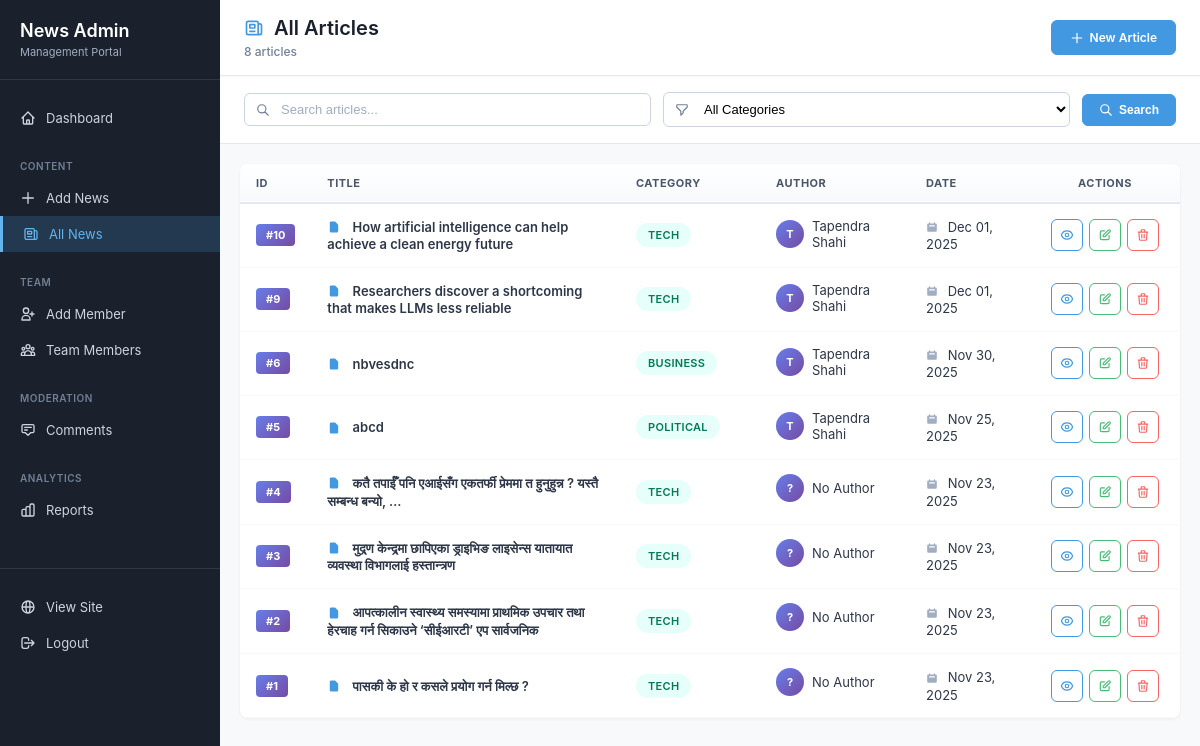
The app's page /custom-admin/news/ (signed in), older data.
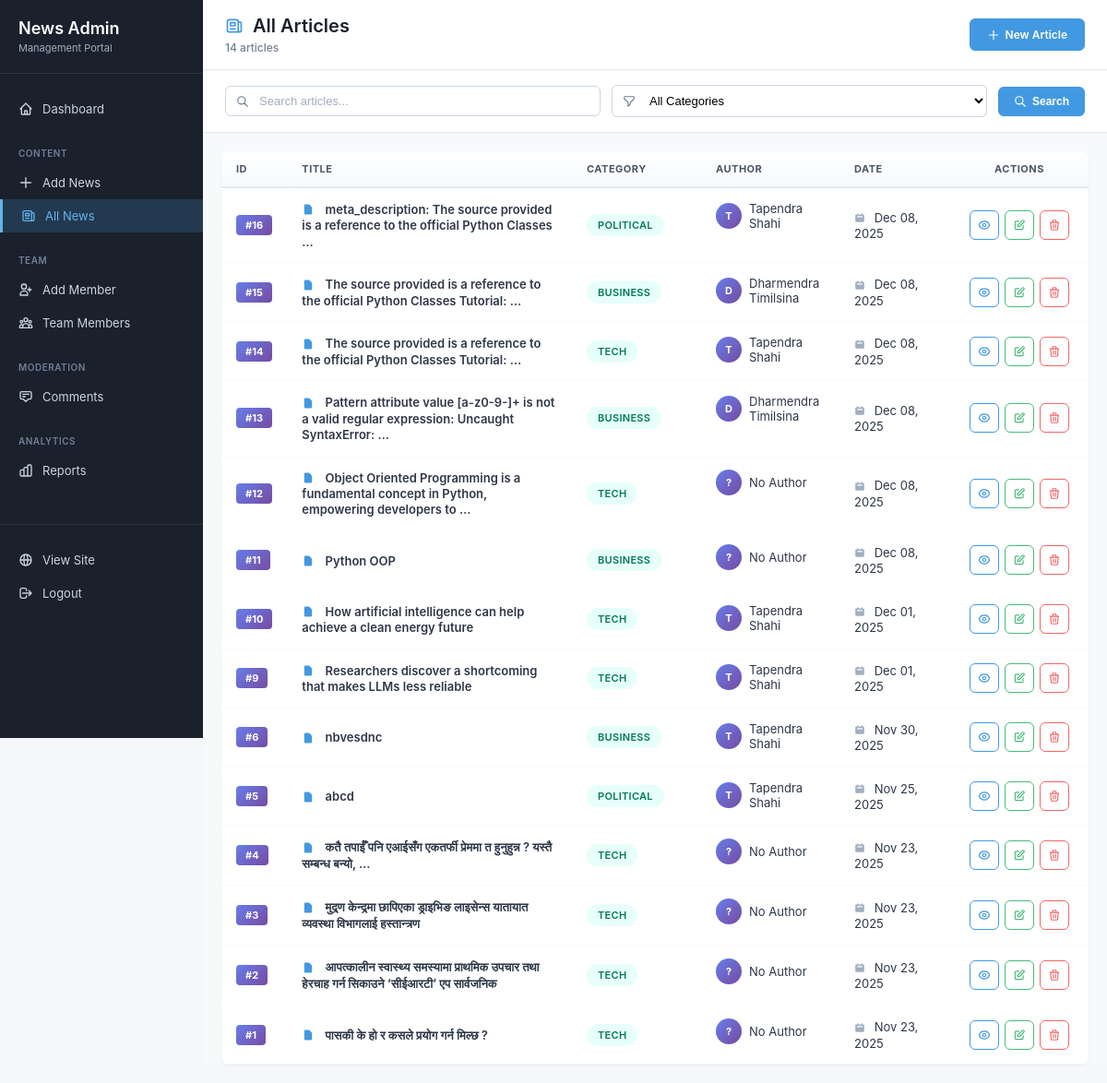
The same page, newer data.
### news/models.py (models this page shows, shortened)
class News(models.Model):
    CATEGORY_CHOICES = [
        ('business', 'Business'),
        ('political', 'Political'),
        ('tech', 'Tech'),
        ('education', 'Education'),
    ]
    VISIBILITY_CHOICES = [
        ('public', 'Public'),
        ('private', 'Private'),
        ('password', 'Password Protected'),
    ]
    title = models.CharField(max_length=255)
    slug = models.SlugField(max_length=255, blank=True, help_text="URL-friendly version of title")
    content = models.TextField()
    excerpt = models.TextField(max_length=300, blank=True, help_text="Brief summary of the article")
    category = models.CharField(max_length=50, choices=CATEGORY_CHOICES, default='business')
    tags = models.CharField(max_length=500, blank=True, help_text="Comma-separated tags")
    author = models.ForeignKey(TeamMember, on_delete=models.SET_NULL, null=True, blank=True, related_name='articles', help_text="Select the author from team members")
    meta_description = models.CharField(max_length=160, blank=True, help_text="SEO meta description")
    visibility = models.CharField(max_length=20, choices=VISIBILITY_CHOICES, default='public')
    publish_date = models.DateTimeField(null=True, blank=True, help_text="Schedule publish date/time")
    created_at = models.DateTimeField(auto_now_add=True)
    updated_at = models.DateTimeField(auto_now=True)
    image = models.ImageField(upload_to='news_images/', blank=True, null=True)
    class Meta:
        ordering = ['-created_at']
        verbose_name = 'News Article'
        verbose_name_plural = 'News Articles'

class TeamMember(models.Model):
    ROLE_CHOICES = [
        ('editor_in_chief', 'Editor-in-Chief'),
        ('tech_editor', 'Tech Editor'),
        ('political_analyst', 'Political Analyst'),
        ('business_reporter', 'Business Reporter'),
        ('sports_reporter', 'Sports Reporter'),
        ('senior_editor', 'Senior Editor'),
        ('staff_writer', 'Staff Writer'),
        ('photographer', 'Photographer'),
        ('video_journalist', 'Video Journalist'),
    ]
    name = models.CharField(max_length=255)
    role = models.CharField(max_length=50, choices=ROLE_CHOICES)
    bio = models.TextField(blank=True, help_text="Brief biography of the team member")
    photo = models.ImageField(upload_to='team_photos/', blank=True, null=True, help_text="Professional headshot")
    email = models.EmailField(blank=True, help_text="Professional email address")
    twitter_url = models.URLField(blank=True, help_text="Twitter profile URL")
    linkedin_url = models.URLField(blank=True, help_text="LinkedIn profile URL")
    is_active = models.BooleanField(default=True, help_text="Is this team member currently active?")
    order = models.IntegerField(default=0, help_text="Display order (lower numbers appear first)")
    joined_date = models.DateField(auto_now_add=True)
    class Meta:
        ordering = ['order', 'name']
        verbose_name = 'Team Member'
        verbose_name_plural = 'Team Members'

### news/admin_views.py (the view)
# urls.py: path('news/', admin_views.admin_news_list, name='news_list'),
@staff_member_required
def admin_news_list(request):
    category = request.GET.get('category', '')
    search = request.GET.get('search', '')
    news_list = News.objects.all().order_by('-created_at')
    if category:
        news_list = news_list.filter(category=category)
    if search:
        news_list = news_list.filter(
            Q(title__icontains=search) | Q(content__icontains=search)
        )
    context = {
        'news_list': news_list,
        'category': category,
        'search': search,
        'categories': News.CATEGORY_CHOICES,
    }
    return render(request, 'admin/custom_news_list.html', context)

### news/templates/admin/custom_news_list.html (shortened to what the changed rows need)
{% extends 'admin/base_custom.html' %}
{% block content %}
<div class="news-list-wrapper">
    <div class="list-header">
        <div class="header-info">
            <h1>
                <svg width="20" height="20" fill="none" stroke="currentColor" viewBox="0 0 24 24">
                    <path stroke-linecap="round" stroke-linejoin="round" stroke-width="2" d="M19 20H5a2 2 0 01-2-2V6a2 2 0 012-2h10a2 2 0 012 2v1m2 13a2 2 0 01-2-2V7m2 13a2 2 0 002-2V9a2 2 0 00-2-2h-2m-4-3H9M7 16h6M7 8h6v4H7V8z"/>
                </svg>
                All Articles
            </h1>
            <p class="header-count">{{ news_list.count }} article{{ news_list.count|pluralize }}</p>
        </div>
    </div>
    <div class="table-container">
        <table class="articles-table">
            <thead>
                <tr>
                    <th style="width: 60px;">ID</th>
                    <th>Title</th>
                    <th style="width: 140px;">Category</th>
                    <th style="width: 150px;">Author</th>
                    <th style="width: 120px;">Date</th>
                    <th style="width: 150px; text-align: center;">Actions</th>
                </tr>
            </thead>
            <tbody>
                {% for news in news_list %}
                <tr>
                    <td>
                        <span class="id-badge">#{{ news.id }}</span>
                    </td>
                    <td class="title-cell">
                        <svg width="14" height="14" fill="currentColor" viewBox="0 0 20 20">
                            <path fill-rule="evenodd" d="M4 4a2 2 0 012-2h4.586A2 2 0 0112 2.586L15.414 6A2 2 0 0116 7.414V16a2 2 0 01-2 2H6a2 2 0 01-2-2V4z"/>
                        </svg>
                        <span class="title-text">{{ news.title|truncatewords:12 }}</span>
                    </td>
                    <td>
                        <span class="category-badge">{{ news.get_category_display }}</span>
                    </td>
                    <td class="author-cell">
                        <div class="author-avatar">{{ news.author.name|slice:":1"|upper|default:"?" }}</div>
                        <span>{{ news.author.name|default:"No Author" }}</span>
                    </td>
                    <td class="date-cell">
                        <svg width="12" height="12" fill="currentColor" viewBox="0 0 20 20">
                            <path fill-rule="evenodd" d="M6 2a1 1 0 00-1 1v1H4a2 2 0 00-2 2v10a2 2 0 002 2h12a2 2 0 002-2V6a2 2 0 00-2-2h-1V3a1 1 0 10-2 0v1H7V3a1 1 0 00-1-1zm0 5a1 1 0 000 2h8a1 1 0 100-2H6z"/>
                        </svg>
                        <span>{{ news.created_at|date:"M d, Y" }}</span>
                    </td>
                    <td>
                        <div class="action-buttons">
                            <a href="/news/{{ news.id }}/" target="_blank" class="btn-action btn-view" title="View">
                            </a>
                            <a href="{% url 'custom_admin:news_edit' news.id %}" class="btn-action btn-edit" title="Edit">
                                <svg width="14" height="14" fill="none" stroke="currentColor" viewBox="0 0 24 24">
                                    <path stroke-linecap="round" stroke-linejoin="round" stroke-width="2" d="M11 5H6a2 2 0 00-2 2v11a2 2 0 002 2h11a2 2 0 002-2v-5m-1.414-9.414a2 2 0 112.828 2.828L11.828 15H9v-2.828l8.586-8.586z"/>
                                </svg>
                            </a>
                            <a href="{% url 'custom_admin:news_delete' news.id %}" class="btn-action btn-delete"
                               onclick="return confirm('Delete this article?')" title="Delete">
                                <svg width="14" height="14" fill="none" stroke="currentColor" viewBox="0 0 24 24">
                                    <path stroke-linecap="round" stroke-linejoin="round" stroke-width="2" d="M19 7l-.867 12.142A2 2 0 0116.138 21H7.862a2 2 0 01-1.995-1.858L5 7m5 4v6m4-6v6m1-10V4a1 1 0 00-1-1h-4a1 1 0 00-1 1v3M4 7h16"/>
                                </svg>
                            </a>
                        </div>
                    </td>
                </tr>
                {% endfor %}
            </tbody>
        </table>
    </div>
</div>
{% endblock %}

Row changes from the older to the newer data that the page shows:
added News: id "16", title "meta_description: The source provided is a reference to the official Python Classes …", category "POLITICAL", author.name "T", author.name "Tapendra Shahi", created_at "Dec 08, 2025"
added News: id "15", title "The source provided is a reference to the official Python Classes Tutorial: …", category "BUSINESS", author.name "D", author.name "Dharmendra Timilsina", created_at "Dec 08, 2025"
added News: id "14", title "The source provided is a reference to the official Python Classes Tutorial: …", category "TECH", author.name "T", author.name "Tapendra Shahi", created_at "Dec 08, 2025"
added News: id "13", title "Pattern attribute value [a-z0-9-]+ is not a valid regular expression: Uncaught SyntaxError: …", category "BUSINESS", author.name "D", author.name "Dharmendra Timilsina", created_at "Dec 08, 2025"
added News: id "12", title "Object Oriented Programming is a fundamental concept in Python, empowering developers to …", category "TECH", author.name "?", author.name "No Author", created_at "Dec 08, 2025"
added News: id "11", title "Python OOP", category "BUSINESS", author.name "?", author.name "No Author", created_at "Dec 08, 2025"
Text that changed along with them:
{{ news_list.count }}: "8" → "14"
